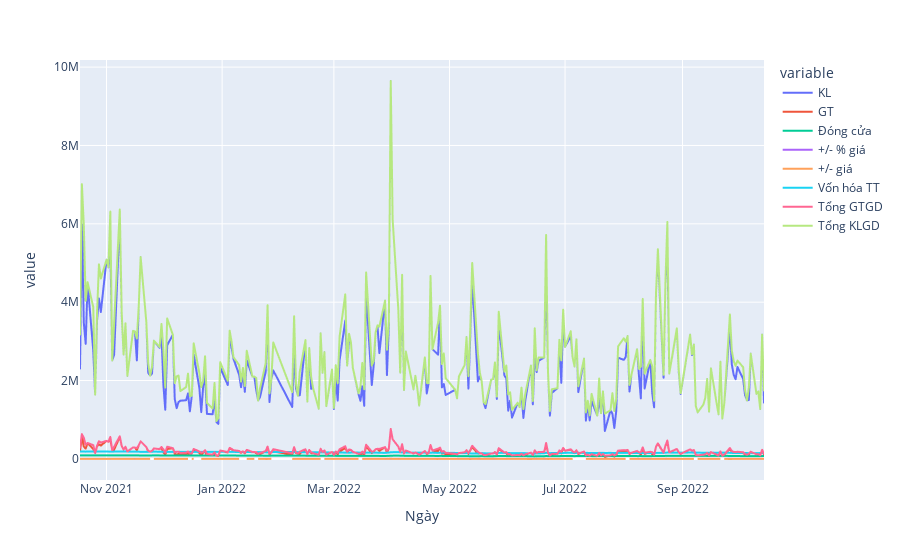

This figure's notebook cell:
### Code cell
px.line(data, y= ['KL','GT','Đóng cửa','+/- % giá','+/- giá','Vốn hóa TT','Tổng GTGD','Tổng KLGD'],x='Ngày')

### Figure 1 — Plotly figure (JSON) as saved in the notebook; plotly's stock layout.template omitted (floating-point values rounded to 4 significant figures; data arrays with more than 128 entries replaced by an {"elided": "..."} marker saying what was removed)
{"data": [{"hovertemplate": "variable=KL<br>Ngày=%{x}<br>value=%{y}<extra></extra>", "legendgroup": "KL", "line": {"color": "#636efa", "dash": "solid"}, "marker": {"symbol": "circle"}, "mode": "lines", "name": "KL", "showlegend": true, "type": "scattergl", "x": {"elided": "249 str values"}, "xaxis": "x", "y": {"elided": "249 int values"}, "yaxis": "y"}, {"hovertemplate": "variable=GT<br>Ngày=%{x}<br>value=%{y}<extra></extra>", "legendgroup": "GT", "line": {"color": "#EF553B", "dash": "solid"}, "marker": {"symbol": "circle"}, "mode": "lines", "name": "GT", "showlegend": true, "type": "scattergl", "x": {"elided": "249 str values"}, "xaxis": "x", "y": {"elided": "249 int values"}, "yaxis": "y"}, {"hovertemplate": "variable=Đóng cửa<br>Ngày=%{x}<br>value=%{y}<extra></extra>", "legendgroup": "Đóng cửa", "line": {"color": "#00cc96", "dash": "solid"}, "marker": {"symbol": "circle"}, "mode": "lines", "name": "Đóng cửa", "showlegend": true, "type": "scattergl", "x": {"elided": "249 str values"}, "xaxis": "x", "y": {"elided": "249 int values"}, "yaxis": "y"}, {"hovertemplate": "variable=+/- % giá<br>Ngày=%{x}<br>value=%{y}<extra></extra>", "legendgroup": "+/- % giá", "line": {"color": "#ab63fa", "dash": "solid"}, "marker": {"symbol": "circle"}, "mode": "lines", "name": "+/- % giá", "showlegend": true, "type": "scattergl", "x": {"elided": "249 str values"}, "xaxis": "x", "y": {"elided": "249 float values"}, "yaxis": "y"}, {"hovertemplate": "variable=+/- giá<br>Ngày=%{x}<br>value=%{y}<extra></extra>", "legendgroup": "+/- giá", "line": {"color": "#FFA15A", "dash": "solid"}, "marker": {"symbol": "circle"}, "mode": "lines", "name": "+/- giá", "showlegend": true, "type": "scattergl", "x": {"elided": "249 str values"}, "xaxis": "x", "y": {"elided": "249 int values"}, "yaxis": "y"}, {"hovertemplate": "variable=Vốn hóa TT<br>Ngày=%{x}<br>value=%{y}<extra></extra>", "legendgroup": "Vốn hóa TT", "line": {"color": "#19d3f3", "dash": "solid"}, "marker": {"symbol": "circle"}, "mode": "lines", "name": "Vốn hóa TT", "showlegend": true, "type": "scattergl", "x": {"elided": "249 str values"}, "xaxis": "x", "y": {"elided": "249 int values"}, "yaxis": "y"}, {"hovertemplate": "variable=Tổng GTGD<br>Ngày=%{x}<br>value=%{y}<extra></extra>", "legendgroup": "Tổng GTGD", "line": {"color": "#FF6692", "dash": "solid"}, "marker": {"symbol": "circle"}, "mode": "lines", "name": "Tổng GTGD", "showlegend": true, "type": "scattergl", "x": {"elided": "249 str values"}, "xaxis": "x", "y": {"elided": "249 int values"}, "yaxis": "y"}, {"hovertemplate": "variable=Tổng KLGD<br>Ngày=%{x}<br>value=%{y}<extra></extra>", "legendgroup": "Tổng KLGD", "line": {"color": "#B6E880", "dash": "solid"}, "marker": {"symbol": "circle"}, "mode": "lines", "name": "Tổng KLGD", "showlegend": true, "type": "scattergl", "x": {"elided": "249 str values"}, "xaxis": "x", "y": {"elided": "249 int values"}, "yaxis": "y"}], "layout": {"legend": {"title": {"text": "variable"}, "tracegroupgap": 0}, "margin": {"t": 60}, "xaxis": {"anchor": "y", "domain": [0, 1], "title": {"text": "Ngày"}}, "yaxis": {"anchor": "x", "domain": [0, 1], "title": {"text": "value"}}}}
